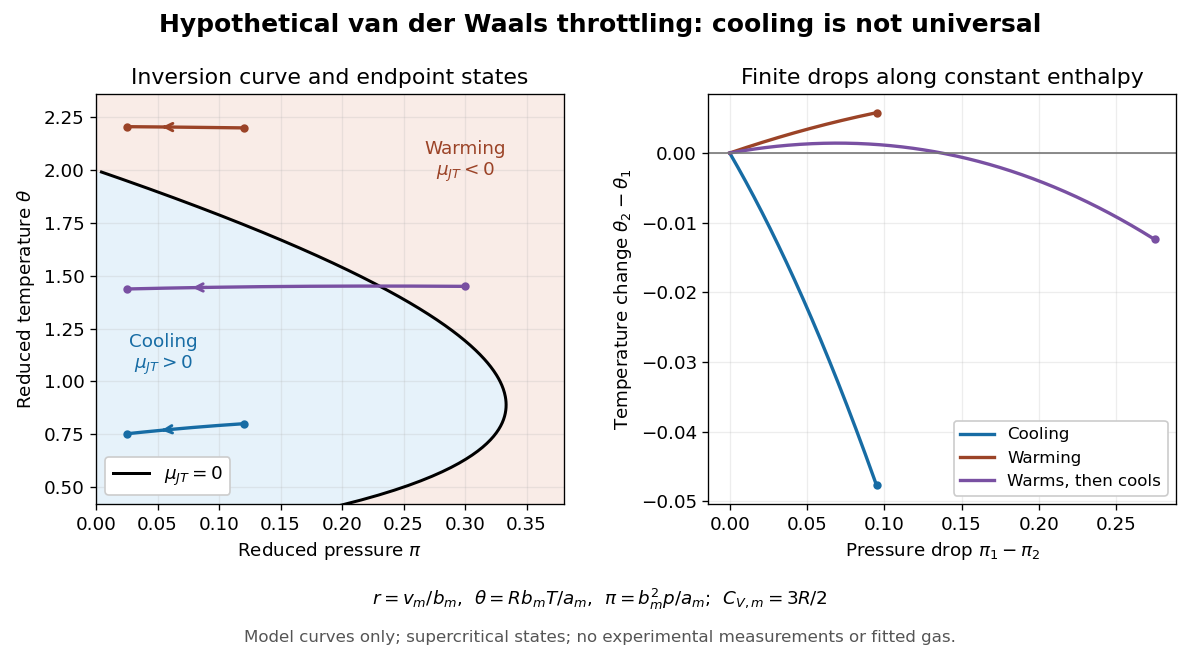

The Python source for this figure:
"""Hypothetical van der Waals inversion and finite-throttle temperature model.

Python 3.14 / matplotlib 3.10.7 / numpy 2.3.5. Run from _media.
No fitted material parameters or experimental points are used.
r=v_m/b_m, theta=R*b_m*T/a_m, pi=b_m**2*p/a_m, eta=b_m*h_m/a_m.
The caloric assumption is C_V,m/R=3/2, so u_m=C_V,m*T-a_m/v_m.
Only supercritical theta>8/27 is displayed; all endpoints have pi>0.
"""
from pathlib import Path

import matplotlib.pyplot as plt
import numpy as np

C = 1.5
CASES = ((.8, .12, "#176ca4", "Cooling"),
         (2.2, .12, "#9b4327", "Warming"),
         (1.45, .30, "#7950a2", "Warms, then cools"))
OUTLET = .025


def initial_volume(theta, pressure):
    roots = np.roots([pressure, -pressure-theta, 1, -1])
    valid = [z.real for z in roots if abs(z.imag) < 1e-9 and z.real > 1]
    if len(valid) != 1:
        raise ValueError("The plotted supercritical state must have one physical root")
    return valid[0]


def state_on_isenthalp(r, eta):
    theta = (eta + 2/r) / (C + r/(r-1))
    pressure = theta/(r-1) - 1/r**2
    return theta, pressure


def throttle(theta, pressure):
    r1 = initial_volume(theta, pressure)
    eta = C*theta + pressure*r1 - 1/r1
    lo, hi = r1, 250.
    for _ in range(100):
        mid = (lo+hi)/2
        if state_on_isenthalp(mid, eta)[1] > OUTLET:
            lo = mid
        else:
            hi = mid
    r = np.geomspace(r1, (lo+hi)/2, 600)
    t, p = state_on_isenthalp(r, eta)
    return r, t, p, eta


def main():
    plt.rcParams.update({"font.size": 11, "figure.facecolor": "white"})
    fig, (ax, bx) = plt.subplots(1, 2, figsize=(10, 5.6), dpi=120)
    r = np.linspace(1.5, 450, 20000)
    inv_t, inv_p = 2*(1-1/r)**2, (2*r-3)/r**2
    # At fixed theta, the inversion pressure is found directly from r.
    ts = np.linspace(.42, 2, 500)
    inverse_r = 1-np.sqrt(ts/2)
    ps = 2*inverse_r-3*inverse_r**2
    ax.fill_betweenx(ts, 0, ps, color="#e6f2fa")
    ax.fill_betweenx(ts, ps, .38, color="#f9ece7")
    ax.axhspan(2, 2.36, color="#f9ece7")
    ax.plot(inv_p, inv_t, "k", linewidth=1.8, label="$\\mu_{JT}=0$")
    ax.text(.055, 1.06, "Cooling\n$\\mu_{JT}>0$", color="#176ca4", ha="center")
    ax.text(.30, 1.97, "Warming\n$\\mu_{JT}<0$", color="#9b4327", ha="center")
    ax.set(xlim=(0, .38), ylim=(.42, 2.36), xlabel="Reduced pressure $\\pi$",
           ylabel="Reduced temperature $\\theta$", title="Inversion curve and endpoint states")
    summary = []
    for t1, p1, color, label in CASES:
        r, t, p, eta = throttle(t1, p1)
        ax.plot(p, t, color=color, linewidth=2)
        ax.plot([p[0], p[-1]], [t[0], t[-1]], "o", color=color, markersize=4)
        j = len(p)//2
        ax.annotate("", xy=(p[j+25], t[j+25]), xytext=(p[j-25], t[j-25]),
                    arrowprops={"arrowstyle": "->", "color": color, "lw": 1.8})
        bx.plot(p1-p, t-t1, color=color, linewidth=2, label=label)
        bx.plot(p1-p[-1], t[-1]-t1, "o", color=color, markersize=4)
        summary.append((t1, p1, float(t[-1]), float(p[-1]), eta))
    ax.legend(loc="lower left", framealpha=1)
    bx.axhline(0, color="#777777", linewidth=1)
    bx.set(xlabel="Pressure drop $\\pi_1-\\pi_2$",
           ylabel="Temperature change $\\theta_2-\\theta_1$",
           title="Finite drops along constant enthalpy")
    bx.legend(loc="lower right", fontsize=10, framealpha=1)
    for a in (ax, bx):
        a.grid(alpha=.22)
    fig.suptitle("Hypothetical van der Waals throttling: cooling is not universal",
                 fontsize=15, weight="bold", y=.98)
    fig.text(.5, .10, "$r=v_m/b_m$,  $\\theta=Rb_mT/a_m$,  $\\pi=b_m^2p/a_m$;  $C_{V,m}=3R/2$",
             ha="center", fontsize=11)
    fig.text(.5, .045, "Model curves only; supercritical states; no experimental measurements or fitted gas.",
             ha="center", fontsize=10, color="#555555")
    fig.subplots_adjust(left=.08, right=.98, bottom=.25, top=.86, wspace=.31)
    fig.savefig(Path.cwd() / (Path(__file__).stem + ".png"), facecolor="white")
    plt.close(fig)
    for row in summary:
        print("theta1=%.8f pi1=%.8f theta2=%.8f pi2=%.8f eta=%.8f" % row)


if __name__ == "__main__":
    main()
